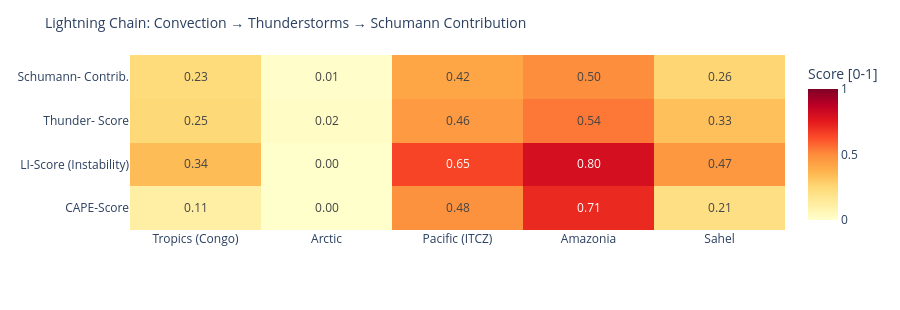

Notebook cell for this chart:
### Code cell
# ============================================================
# LIGHTNING CHAIN: Convection → Thunderstorms → Schumann
# Shows the causal chain per measurement point as heatmap
# ============================================================

def cape_score(v):
    """CAPE → normalized score [0,1]"""
    if v is None or pd.isna(v): return 0.0
    return min(1.0, float(v) / 3000)

def li_score(v):
    """Lifted Index: negative = unstable → score [0,1]"""
    if v is None or pd.isna(v): return 0.3
    return min(1.0, max(0.0, (-float(v) + 6) / 12))

def cloud_score(v):
    if v is None or pd.isna(v): return 0.3
    return float(v) / 100

def thunder_score(row):
    """Kombinierter Gewitterwahrscheinlichkeits-Score
    CAPE + LI + Bedeckung + WMO-Gewitter + konvektiver Niederschlag (showers)
    Hinweis: X-Ray und Kp sind kein Bestandteil – nur geomagn./solarer Kontext.
    """
    cs = cape_score(row.get('cape'))
    ls = li_score(row.get('li'))
    cl = cloud_score(row.get('cloud'))
    t  = 1.0 if row.get('thunderstorm') else 0.0
    # Convective precipitation (showers) as additional indicator
    sh = min(1.0, (row.get('showers') or 0) / 5.0)
    return round(cs * 0.30 + ls * 0.25 + cl * 0.15 + t * 0.20 + sh * 0.10, 3)

def schumann_contribution(t_score, lat):
    """Schumann contribution: higher in tropics (±30°), scaled by thunderstorm score"""
    lat_weight = max(0.3, 1.0 - abs(lat) / 60)
    return round(t_score * lat_weight, 3)

df_atm['cape_score']   = df_atm.apply(lambda r: cape_score(r['cape']), axis=1)
df_atm['li_score']     = df_atm.apply(lambda r: li_score(r['li']),    axis=1)
df_atm['thunder_score']= df_atm.apply(lambda r: thunder_score(r.to_dict()), axis=1)
df_atm['schumann_contribution'] = df_atm.apply(
    lambda r: schumann_contribution(r['thunder_score'], r['lat']), axis=1)

metrics = ['cape_score', 'li_score', 'thunder_score', 'schumann_contribution']
labels  = ['CAPE-Score', 'LI-Score\n(Instability)', 'Thunder-\nScore', 'Schumann-\nContrib.']
z_data  = [df_atm[m].tolist() for m in metrics]

fig = go.Figure(go.Heatmap(
    z=z_data,
    x=df_atm['point'].tolist(),
    y=labels,
    colorscale='YlOrRd',
    zmin=0, zmax=1,
    text=[[f'{v:.2f}' for v in row] for row in z_data],
    texttemplate='%{text}', textfont=dict(size=12),
    colorbar=dict(title='Score [0-1]')
))
fig.update_layout(
    title=dict(text='Lightning Chain: Convection → Thunderstorms → Schumann Contribution', font=dict(size=14)),
    height=310,
    plot_bgcolor='rgba(0,0,0,0)', paper_bgcolor='rgba(0,0,0,0)',
    margin=dict(l=130, r=80, t=55, b=80)
)
fig.show()

### Figure 1 — Plotly figure (JSON) as saved in the notebook; plotly's stock layout.template omitted (floating-point values rounded to 4 significant figures)
{"data": [{"colorbar": {"title": {"text": "Score [0-1]"}}, "colorscale": [[0.0, "rgb(255,255,204)"], [0.125, "rgb(255,237,160)"], [0.25, "rgb(254,217,118)"], [0.375, "rgb(254,178,76)"], [0.5, "rgb(253,141,60)"], [0.625, "rgb(252,78,42)"], [0.75, "rgb(227,26,28)"], [0.875, "rgb(189,0,38)"], [1.0, "rgb(128,0,38)"]], "text": [["0.11", "0.00", "0.48", "0.71", "0.21"], ["0.34", "0.00", "0.65", "0.80", "0.47"], ["0.25", "0.02", "0.46", "0.54", "0.33"], ["0.23", "0.01", "0.42", "0.50", "0.26"]], "textfont": {"size": 12}, "texttemplate": "%{text}", "type": "heatmap", "x": ["Tropics (Congo)", "Arctic", "Pacific (ITCZ)", "Amazonia", "Sahel"], "y": ["CAPE-Score", "LI-Score\n(Instability)", "Thunder-\nScore", "Schumann-\nContrib."], "z": [[0.1133, 0.0, 0.4833, 0.7133, 0.21], [0.3417, 0.0, 0.65, 0.8, 0.4667], [0.248, 0.018, 0.457, 0.541, 0.33], [0.231, 0.005, 0.419, 0.496, 0.259]], "zmax": 1, "zmin": 0}], "layout": {"height": 310, "margin": {"b": 80, "l": 130, "r": 80, "t": 55}, "paper_bgcolor": "rgba(0,0,0,0)", "plot_bgcolor": "rgba(0,0,0,0)", "title": {"font": {"size": 14}, "text": "Lightning Chain: Convection → Thunderstorms → Schumann Contribution"}}}
